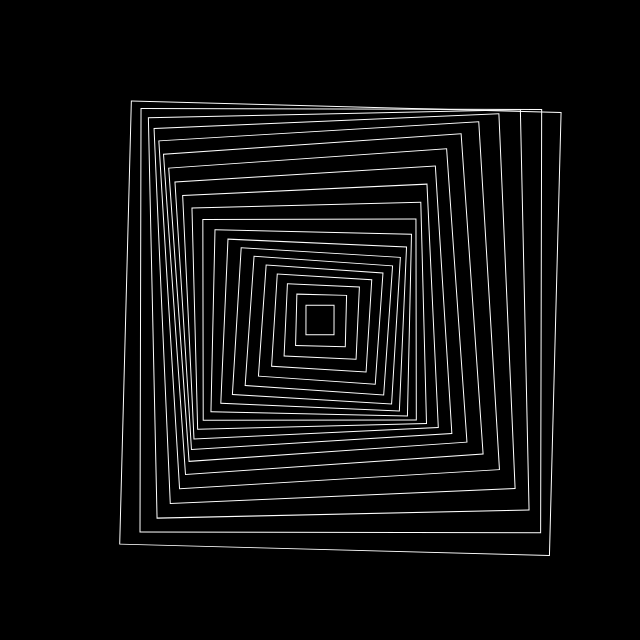
Frame 1 (no input)
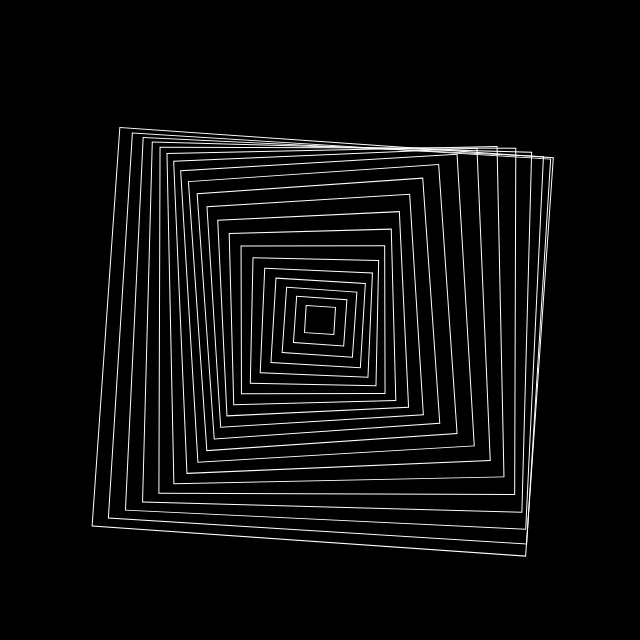
Frame 60 (no input)
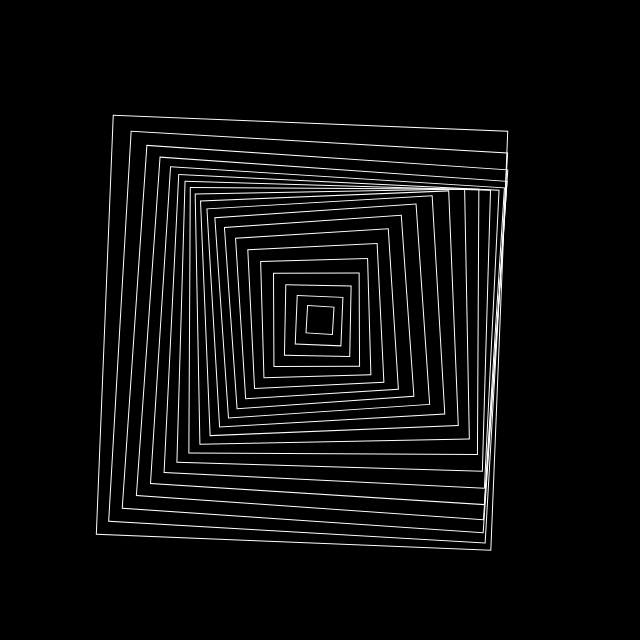
Frame 120 (the mouse pressed at the canvas centre since frame 60)

The p5.js sketch that drew these frames (run headless with seeded random() and noise() and a simulated clock; from frame 60 on, the mouse is pressed at the canvas centre):

// p5.js sketch
// ── sketch.js
// Engine: p5.js
/**
 * Carrés imbriqués et oscillations avec sin() et cos().
 * Référence : Transformation 74.311 (1974), Vera Molnár.
 * Image : references/vera-molnar-transformation-74-311-1974.png
 *
 * On retient les contours imbriqués et les petits écarts d'alignement.
 * Une même oscillation, décalée pour chaque carré, anime cette structure.
 */
const CONFIG = {
  count: 20,         // Nombre de contours ; plus grand = une structure plus dense.
  minSize: 28,       // Taille du plus petit carré, en unités du canvas.
  maxSize: 420,      // Taille du plus grand carré ; laisse une marge dans 640 × 640.
  amplitude: 22,    // Déplacement maximal autour du centre ; 0 supprime les orbites.
  phaseStep: 0.35,  // Décalage entre voisins, en radians ; 0 synchronise les carrés.
  rotation: 0.07,   // Inclinaison maximale en radians, soit environ 4 degrés.
  deformation: 0.06, // Variation des côtés : 0.06 correspond à ±6 %.
  speed: 0.018,     // Avancée du temps par image, en radians ; augmente pour accélérer.
};

let time = 0;

function setup() {
  // setup() s'exécute une seule fois. Les coordonnées restent en 640 × 640 :
  // le CSS adapte uniquement la taille affichée, sans redimensionner le dessin.
  createCanvas(640, 640);
  rectMode(CENTER); // rect(0, 0, ...) sera centré sur l'origine de son repère.
  stroke(255);     // Un seul nombre en RGB donne un gris : 255 = blanc, 0 = noir.
  strokeWeight(1);
  // Les contours de la référence doivent rester visibles les uns à travers
  // les autres : noFill() enlève le remplissage des carrés imbriqués.
  noFill();
  frameRate(60);
  describe('Vingt contours blancs de carrés imbriqués oscillent et se déforment légèrement sur fond noir.');
}

function draw() {
  // draw() se répète. Un fond noir opaque efface la position précédente,
  // afin que le mouvement reste lisible sans accumulation de traces.
  background(0);
  time += CONFIG.speed;

  push();
  translate(width / 2, height / 2); // Place l'origine au centre du canvas.

  for (let i = 0; i < CONFIG.count; i++) {
    // Le rapport va de 0 à 1 : il répartit les tailles entre les deux limites.
    // Math.max évite une division par zéro si l'on teste un seul carré.
    const ratio = i / Math.max(1, CONFIG.count - 1);
    const size = CONFIG.minSize + ratio * (CONFIG.maxSize - CONFIG.minSize);

    // Une phase décale une oscillation dans le temps. Chaque carré a la sienne :
    // l'ensemble semble onduler plutôt que bouger comme un bloc rigide.
    const phase = i * CONFIG.phaseStep;
    const angle = time + phase;

    // sin() et cos() varient entre -1 et 1. Leur combinaison dessine une orbite.
    // On multiplie par une amplitude croissante : les petits carrés bougent moins.
    const amplitude = CONFIG.amplitude * ratio;
    const x = cos(angle) * amplitude;
    const y = sin(angle) * amplitude;

    // Ajouter 1 garde les dimensions autour de leur valeur de départ.
    // Le facteur 2 fait respirer les côtés deux fois par tour orbital.
    const w = size * (1 + CONFIG.deformation * sin(time * 2 + phase));
    const h = size * (1 + CONFIG.deformation * cos(time * 2 + phase));

    // push()/pop() isolent les transformations de chaque carré :
    // on le déplace, puis on le tourne autour de son propre centre.
    push();
    translate(x, y);
    rotate(sin(angle) * CONFIG.rotation);
    rect(0, 0, w, h);
    pop();
  }
  pop(); // Rétablit le repère initial pour l'image suivante.
}
